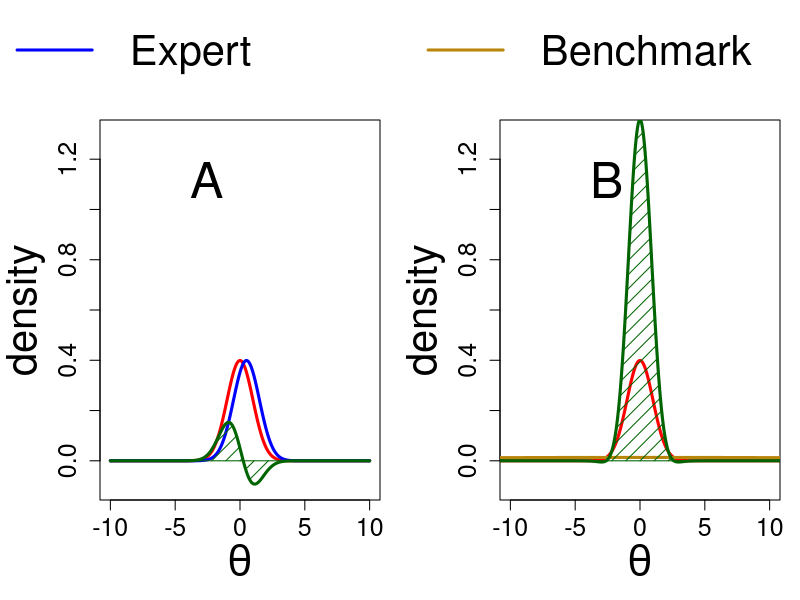

Write the R code that produced this figure.
require(ggplot2)
require(fGarch)
require(flexmix)


#http://stats.stackexchange.com/questions/7440/kl-divergence-between-two-univariate-gaussians
## KL example

KLnormalnormal <- function(m1,m2,s1,s2){
  if(length(m2)!=1 | length(s2)!=1){
    stop("Length m2 or s2 are not 1")
  }
  return(.5 * (log(s2^2/s1^2) - 1 + ((s1^2 + (m1-m2)^2)/s2^2 ) ) ) ### KL divergence manual
}

## build KLnormalnormal fucntion based on mathematical expression for KL divergence between two normal distributions

## 2 distributions that are used, mathematical KL divergence calculated to see if matches with function KLdiv
KLnormalnormal(m1=0,s1=1,m2=0.5,s2=1) #example one KL=0.125
KLnormalnormal(m1=0,s1=1,m2=0,s2=30) #example two KL=2.901753



## function that provides denstity for distribution 1, distribution 2 and the KL div between 1 and 2
KLskewednormal <- function(mu1,mu2,sigma1,sigma2,gamma1,gamma2,x){
  y1 <- dsnorm(x, mean=mu1, sd=sigma1,xi=gamma1, log=F) #density pi(1)
  y2 <- dsnorm(x, mean=mu2, sd=sigma2,xi=gamma2, log=F) # density pi(2)
  y3 <- (dsnorm(x, mean=mu1, sd=sigma1,xi=gamma1, log=TRUE) -
           dsnorm(x, mean=mu2, sd=sigma2,xi=gamma2, log=TRUE)) *
    dsnorm(x, mean=mu1, sd=sigma1,xi=gamma1) # kl divergence KL(pi(1)||pi(2))
  out <- cbind(y1,y2,y3)
  colnames(out) <- c("density pi-1","density pi-2","density kl(pi-1||pi2)")
  return(out)
}

png(file="figure2.png",width=1500,height=700) #to store in png
par(mfrow=c(1,2))
par(mar = c(5, 5, 6, 1)) ## setting for legend function


## figure 1
x.axis <- seq(-10,10,by=.001) #get range for x-axis
out <- KLskewednormal(mu1=0,mu2=0.5,sigma1=1,sigma2=1,gamma1 = 1,gamma2 = 1,x=x.axis) 
KLdiv(out[,1:2],eps=1e-8)[1,2] # #.125 exact equal to what should be: 0.125 

plot(x.axis,out[,1],col="red",type="l",xlab=expression(theta),
     ylab="density",xlim=c(-10,10), ylim=c(-.1,1.3),lwd=3,cex=2,cex.lab=2.5, 
     cex.axis=1.5)
#polygon(x.axis,out[,1],col="red",density=10)
lines(x.axis,out[,2],col="blue",type="l",lwd=3)
#polygon(x.axis,out[,2],col="blue",density=10)
lines(x.axis,out[,3],col="darkgreen",lwd=3)
polygon(x.axis,out[,3],col="darkgreen",density=10)
legend("topleft","A",bty="n", cex=3)
## for figure 2
x.axis <- seq(-100,100,by=.001) #get range for x-axis
out <- KLskewednormal(mu1=0,mu2=0,sigma1=1,sigma2=30,gamma1 = 1,gamma2 = 1,x=x.axis) 
KLdiv(out[,1:2],eps=1e-8)[1,2] # #2.900864 should be: 2.901753

plot(x.axis,out[,1],col="red",type="l",xlab=expression(theta),
     ylab="density",xlim=c(-10,10),ylim=c(-.1,1.3),lwd=3,cex=2,cex.lab=2.5,
     cex.axis=1.5)
#polygon(x.axis,out[,1],col="red",density=10)
lines(x.axis,out[,2],col="darkgoldenrod",type="l",lwd=3)
#polygon(x.axis,out[,2],col="darkgoldenrod",density=10)
lines(x.axis,out[,3],col="darkgreen",lwd=3)
polygon(x.axis,out[,3],col="darkgreen",density=10)
legend("topleft","B",bty="n", cex=3)

## legend function from https://stackoverflow.com/questions/3932038/plot-a-legend-outside-of-the-plotting-area-in-base-graphics
add_legend <- function(...) {
  opar <- par(fig=c(0, 1, 0, 1), oma=c(0, 0, 0, 0), 
              mar=c(0, 0, 0, 0), new=TRUE)
  on.exit(par(opar))
  plot(0, 0, type='n', bty='n', xaxt='n', yaxt='n')
  legend(...)
}
add_legend("top", legend=c("Data", "Expert","Benchmark","KL-divergence"), lty=1, 
           col=c("red", "blue","darkgoldenrod","darkgreen"),
           horiz=TRUE, bty='n', cex=2.5,lwd=3)

dev.off() # get png filled
